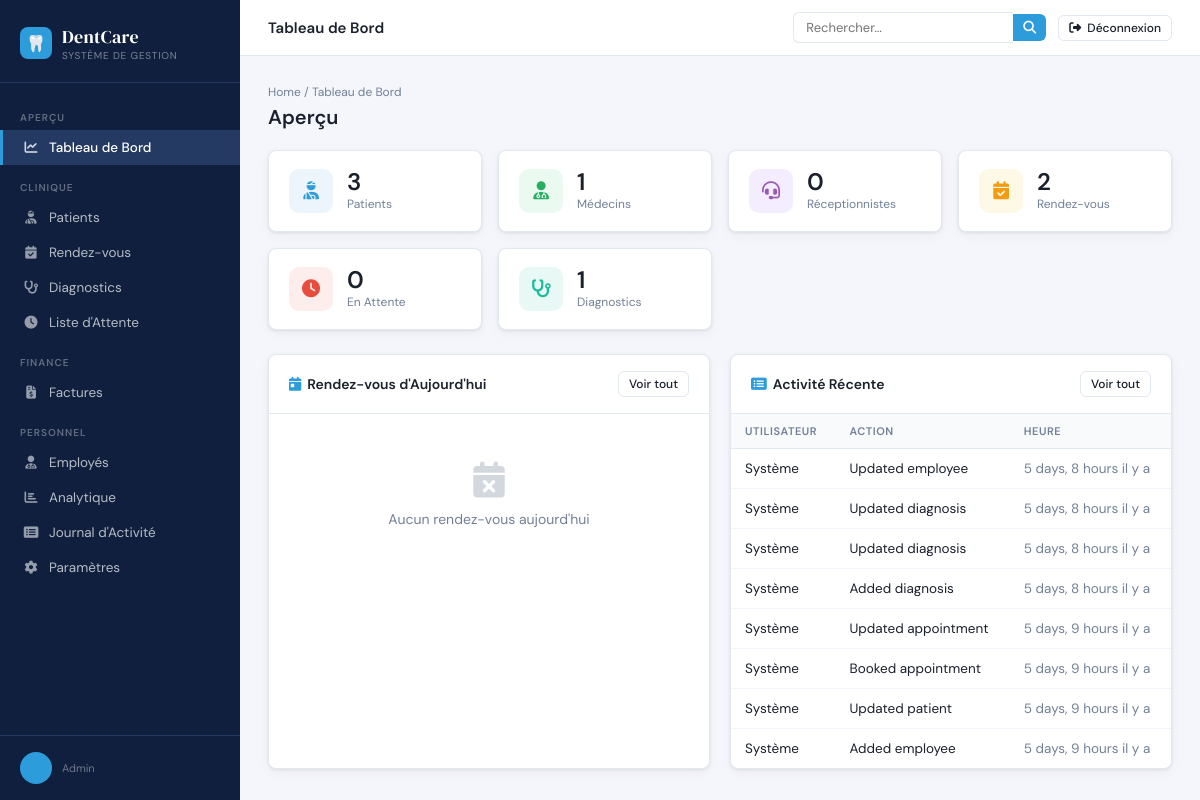
/dashboard/ (signed in), run on the app's committed database.
### authentication/models.py (models this page shows, shortened)
class User(AbstractUser):
    class Role(models.TextChoices):
        ADMIN        = 'admin',        'Admin'
        DOCTOR       = 'doctor',       'Doctor'
        RECEPTIONIST = 'receptionist', 'Receptionist'
        PATIENT      = 'patient',      'Patient'
    role = models.CharField(
        max_length=20,
        choices=Role.choices,
        default=Role.PATIENT,
    )
    phone = models.CharField(max_length=20, blank=True)
    address = models.TextField(blank=True)
    profile_photo = models.ImageField(
        upload_to='profiles/', blank=True, null=True
    )

### clinic/models.py (models this page shows, shortened)
class ActivityLog(models.Model):
    user = models.ForeignKey(
        'authentication.User',
        on_delete=models.SET_NULL,
        null=True, blank=True
    )
    action     = models.CharField(max_length=255)
    details    = models.TextField(blank=True)
    created_at = models.DateTimeField(auto_now_add=True)
    class Meta:
        ordering = ['-created_at']

### clinic/views.py (the view)
# urls.py: path('dashboard/',                            views.dashboard,              name='dashboard'),
@staff_required
def dashboard(request):
    total_patients       = Patient.objects.count()
    total_doctors        = Employee.objects.filter(user__role='doctor').count()
    total_receptionists  = Receptionist.objects.count()
    total_appointments   = Appointment.objects.count()
    waiting              = WaitingList.objects.count()
    total_diagnoses      = Diagnosis.objects.count()
    total_payslips       = Payslip.objects.count()
    recent_logs          = ActivityLog.objects.select_related('user')[:8]
    todays_appointments  = Appointment.objects.filter(
        date=date.today()
    ).select_related('patient', 'doctor__user').order_by('start_time')
    return render(request, 'clinic/dashboard.html', {
        'total_patients':      total_patients,
        'total_doctors':       total_doctors,
        'total_receptionists': total_receptionists,
        'total_appointments':  total_appointments,
        'waiting':             waiting,
        'total_diagnoses':     total_diagnoses,
        'total_payslips':      total_payslips,
        'recent_logs':         recent_logs,
        'todays_appointments': todays_appointments,
    })

### clinic/utils.py (called while the page is built)
def staff_required(view_func):
    @wraps(view_func)
    def wrapper(request, *args, **kwargs):
        if not request.user.is_authenticated:
            return redirect('authentication:login')
        if request.user.role not in ('admin', 'doctor', 'receptionist'):
            messages.error(request, "You don't have permission to access this area.")
            return redirect('home:home')
        return view_func(request, *args, **kwargs)
    return wrapper

### templates/clinic/dashboard.html (shortened to what this page needs)
{% extends "clinic/base.html" %}
{% block topbar_title %}Tableau de Bord{% endblock %}
{% block nav_dashboard %}active{% endblock %}
{% block content %}
<div class="breadcrumb">Home / Tableau de Bord</div>
<div class="page-header"><h1>Aperçu</h1></div>
<div class="stats-grid">
  <div class="stat-card">
    <div class="stat-icon blue"><i class="fas fa-user-injured"></i></div>
    <div><div class="stat-value">{{ total_patients }}</div><div class="stat-label">Patients</div></div>
  </div>
  <div class="stat-card">
    <div class="stat-icon green"><i class="fas fa-user-md"></i></div>
    <div><div class="stat-value">{{ total_doctors }}</div><div class="stat-label">Médecins</div></div>
  </div>
  <div class="stat-card">
    <div class="stat-icon purple"><i class="fas fa-headset"></i></div>
    <div><div class="stat-value">{{ total_receptionists }}</div><div class="stat-label">Réceptionnistes</div></div>
  </div>
  <div class="stat-card">
    <div class="stat-icon amber"><i class="fas fa-calendar-check"></i></div>
    <div><div class="stat-value">{{ total_appointments }}</div><div class="stat-label">Rendez-vous</div></div>
  </div>
  <div class="stat-card">
    <div class="stat-icon red"><i class="fas fa-clock"></i></div>
    <div><div class="stat-value">{{ waiting }}</div><div class="stat-label">En Attente</div></div>
  </div>
  <div class="stat-card">
    <div class="stat-icon teal"><i class="fas fa-stethoscope"></i></div>
    <div><div class="stat-value">{{ total_diagnoses }}</div><div class="stat-label">Diagnostics</div></div>
  </div>
</div>
<div style="display:grid;grid-template-columns:1fr 1fr;gap:20px">
  <div class="card">
    <div class="card-header">
      <span class="card-title"><i class="fas fa-calendar-day" style="color:var(--accent);margin-right:6px"></i>Rendez-vous d'Aujourd'hui</span>
      <a href="{% url 'clinic:appointment_list' %}" class="btn btn-outline btn-sm">Voir tout</a>
    </div>
    <div class="table-wrap">
      {% if todays_appointments %}
      <table>
        <thead><tr><th>Patient</th><th>Médecin</th><th>Heure</th><th>Statut</th></tr></thead>
        <tbody>
          {% for appt in todays_appointments %}
          <tr>
            <td>{{ appt.patient.get_full_name }}</td>
            <td>Dr. {{ appt.doctor.user.last_name }}</td>
            <td>{{ appt.start_time|time:"H:i" }}</td>
            <td>
              {% if appt.status == 'confirmed' %}<span class="badge badge-success">Confirmé</span>
              {% elif appt.status == 'pending' %}<span class="badge badge-warning">En attente</span>
              {% elif appt.status == 'cancelled' %}<span class="badge badge-danger">Annulé</span>
              {% else %}<span class="badge badge-gray">{{ appt.status }}</span>{% endif %}
            </td>
          </tr>
          {% endfor %}
        </tbody>
      </table>
      {% else %}
      <div class="empty-state"><i class="fas fa-calendar-times"></i><p>Aucun rendez-vous aujourd'hui</p></div>
      {% endif %}
    </div>
  </div>
  <div class="card">
    <div class="card-header">
      <span class="card-title"><i class="fas fa-list-alt" style="color:var(--accent);margin-right:6px"></i>Activité Récente</span>
      <a href="{% url 'clinic:activity_logs' %}" class="btn btn-outline btn-sm">Voir tout</a>
    </div>
    <div class="table-wrap">
      {% if recent_logs %}
      <table>
        <thead><tr><th>Utilisateur</th><th>Action</th><th>Heure</th></tr></thead>
        <tbody>
          {% for log in recent_logs %}
          <tr>
            <td>{{ log.user.get_full_name|default:"Système" }}</td>
            <td>{{ log.action }}</td>
            <td style="white-space:nowrap;color:var(--text-muted)">{{ log.created_at|timesince }} il y a</td>
          </tr>
          {% endfor %}
        </tbody>
      </table>
      {% else %}
      <div class="empty-state"><i class="fas fa-inbox"></i><p>Aucune activité pour le moment</p></div>
      {% endif %}
    </div>
  </div>
</div>
{% endblock %}

### templates/clinic/base.html (shortened to what this page needs)
<!DOCTYPE html>
<html lang="fr">
<head>
  <link rel="stylesheet" href="https://cdn.jsdelivr.net/npm/@fortawesome/fontawesome-free@6.5.0/css/all.min.css">
</head>
<body>
<aside class="sidebar">
  <div class="sidebar-logo">
    <div class="logo-icon">🦷</div>
    <div>
      <div class="logo-text">DentCare</div>
      <div class="logo-sub">Système de Gestion</div>
    </div>
  </div>
  <nav>
    <div class="nav-section">Aperçu</div>
    <a href="{% url 'clinic:dashboard' %}" class="nav-item {% block nav_dashboard %}{% endblock %}">
      <i class="fas fa-chart-line"></i> Tableau de Bord
    </a>
    <div class="nav-section">Clinique</div>
    <a href="{% url 'clinic:patient_list' %}" class="nav-item {% block nav_patients %}{% endblock %}">
      <i class="fas fa-user-injured"></i> Patients
    </a>
    <a href="{% url 'clinic:appointment_list' %}" class="nav-item {% block nav_appointments %}{% endblock %}">
      <i class="fas fa-calendar-check"></i> Rendez-vous
    </a>
    <a href="{% url 'clinic:diagnosis_list' %}" class="nav-item {% block nav_diagnoses %}{% endblock %}">
      <i class="fas fa-stethoscope"></i> Diagnostics
    </a>
    <a href="{% url 'clinic:waiting_list' %}" class="nav-item {% block nav_waiting %}{% endblock %}">
      <i class="fas fa-clock"></i> Liste d'Attente
    </a>
    <div class="nav-section">Finance</div>
    <a href="{% url 'clinic:patient_payslip_list' %}" class="nav-item {% block nav_invoices %}{% endblock %}">
      <i class="fas fa-file-invoice-dollar"></i> Factures
    </a>
    <div class="nav-section">Personnel</div>
    <a href="{% url 'clinic:employee_list' %}" class="nav-item {% block nav_employees %}{% endblock %}">
      <i class="fas fa-user-md"></i> Employés
    </a>
    <a href="{% url 'clinic:analytics' %}" class="nav-item {% block nav_analytics %}{% endblock %}">
      <i class="fas fa-chart-bar"></i> Analytique
    </a>
    <a href="{% url 'clinic:activity_logs' %}" class="nav-item {% block nav_activity %}{% endblock %}">
      <i class="fas fa-list-alt"></i> Journal d'Activité
    </a>
    <a href="{% url 'clinic:settings' %}" class="nav-item {% block nav_settings %}{% endblock %}">
      <i class="fas fa-cog"></i> Paramètres
    </a>
  </nav>
  <div class="sidebar-footer">
    <div class="sidebar-user">
      <div class="user-avatar">{{ request.user.first_name|first|upper }}{{ request.user.last_name|first|upper }}</div>
      <div>
        <div class="user-role">{{ request.user.role }}</div>
      </div>
    </div>
  </div>
</aside>
<div class="main">
  <header class="topbar">
    <div style="display:flex;align-items:center;gap:12px">
      <span class="topbar-title">{% block topbar_title %}{% endblock %}</span>
    </div>
    <div style="display:flex;align-items:center;gap:12px">
      <form class="search-form" method="get" action="{% url 'clinic:global_search' %}">
        <input class="search-input" type="text" name="q" placeholder="Rechercher…" value="{{ request.GET.q }}">
        <button type="submit" class="search-btn"><i class="fas fa-search"></i></button>
      </form>
    <div class="topbar-actions">
      <a href="{% url 'authentication:logout' %}" class="btn btn-outline btn-sm">
        <i class="fas fa-sign-out-alt"></i> Déconnexion
      </a>
    </div>
    </div>
  </header>
  <main class="page-content">
    {% block content %}{% endblock %}
  </main>
</div>
</body>
</html>

### data on the page
User: user.role "Admin"
ActivityLog: user.get_full_name "Système", action "Updated employee", created_at "5 days, 8 hours"
ActivityLog: user.get_full_name "Système", action "Updated diagnosis", created_at "5 days, 8 hours"
ActivityLog: user.get_full_name "Système", action "Updated diagnosis", created_at "5 days, 8 hours"
ActivityLog: user.get_full_name "Système", action "Added diagnosis", created_at "5 days, 8 hours"
ActivityLog: user.get_full_name "Système", action "Updated appointment", created_at "5 days, 9 hours"
ActivityLog: user.get_full_name "Système", action "Booked appointment", created_at "5 days, 9 hours"
ActivityLog: user.get_full_name "Système", action "Updated patient", created_at "5 days, 9 hours"
ActivityLog: user.get_full_name "Système", action "Added employee", created_at "5 days, 9 hours"

### other printed values
{{ total_patients }} "3"
{{ total_doctors }} "1"
{{ total_receptionists }} "0"
{{ total_appointments }} "2"
{{ waiting }} "0"
{{ total_diagnoses }} "1"
